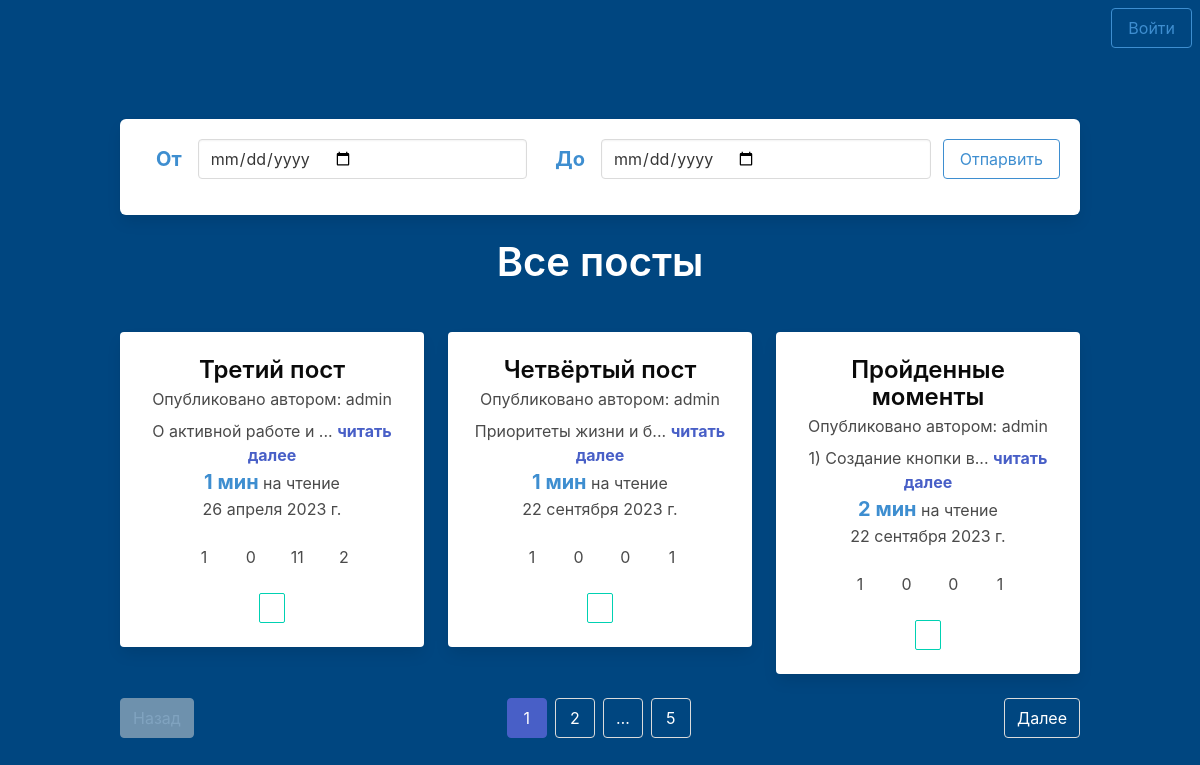
Page /blog/home/ on the committed database.
### blog/models.py (models this page shows)
class Post(models.Model):
    title = models.CharField(max_length=255)
    text = models.TextField()
    slug = models.SlugField(unique=True)
    date = models.DateField(auto_now=True)
    author = models.ForeignKey(User, on_delete=models.CASCADE)
    image = models.ImageField(default='image.jpg', blank=True)
    likes = models.ManyToManyField(User, related_name='likes', blank=True)
    dislikes = models.ManyToManyField(User, related_name='dislikes', blank=True)
    views = models.ManyToManyField(User, related_name='views', blank=True)
    saved = models.ManyToManyField(User, related_name='saved', blank=True)
    favorite = models.ManyToManyField(User, related_name='favorite', blank=True)
    comments_allowed = models.BooleanField(default=True)
    def __str__(self):
        return self.title
    def snippet(self):
        return self.text[:20] + '...'
    def time_to_read(self):
        return math.ceil(len(self.text.split(' ')) / 100)

### blog/views.py (the view)
# urls.py: path('home/', views.home, name='home'),
def home(request):
    posts = Post.objects.all()
    search = request.GET.get('search')
    action = request.GET.get('action')
    query = request.GET.get('filter')
    from_date = request.GET.get('from')
    to_date = request.GET.get('to')
    posts =  filter_posts(request, query, posts) if query else posts
    posts = posts.filter(date__range=[from_date, to_date]) if from_date else posts
    if action:
        if not request.user.is_authenticated:
            return redirect('users:log_in')
        do_action(action, request)
        return redirect('blog:home')
    posts = posts.filter(
        Q(title__icontains=search) |
        Q(text__icontains=search)
    ) if search else posts
    pages = Paginator(posts, 3)
    page = request.GET.get('page')
    posts = pages.get_page(page)
    post_pages = posts.paginator.get_elided_page_range(posts.number, on_each_side=1, on_ends=1)
    return render(request, 'home.html', {'posts': posts, 'query': query, 'post_pages': post_pages})

### blog/templates/home.html (shortened to what this page needs)
{% extends 'base_layout.html' %}
{% load static from static %}
{% block content %}
    <div class="container">
        <div class="has-text-centered">
            <div class="box">
                <div class="field is-horizontal">
                    <form class="field-body">
                        <div class="field">
                            <div class="control is-flex is-align-items-center">
                                <span class="mx-4 has-text-weight-bold is-size-5 has-text-info">От</span>
                                <input type="date" class="input" name="from">
                            </div>
                        </div>
                        <div class="field">
                            <div class="control is-flex is-align-items-center">
                                <span class="mx-4 has-text-weight-bold is-size-5 has-text-info">До</span>
                                <input type="date" class="input" name="to">
                            </div>
                        </div>
                        <button class="button is-info is-outlined">Отпарвить</button>
                    </form>
                </div>
            </div>
            <div class="title has-text-white mb-6 is-2">
                {% if query == 'my_posts' %}
                    Мои посты
                {% elif query == 'popular' %}
                    Популярные
                {% elif query == 'liked_posts' %}
                    Понравившиеся
                {% elif query == 'new_posts' %}
                    Новые посты
                {% elif query == 'views' %}
                    Самые просматриваемые
                {% elif query == 'comment' %}
                    Самые обсуждаемые
                {% elif query == 'rate' %}
                    В топе рейтинга
                {% elif query == 'saved' %}
                    Сохраненные посты
                {% elif query == 'favorite' %}
                    Избранное
                {% else %}
                    Все посты
                {% endif %}
            </div>
        </div>
        <div class="columns is-centered is-multiline">
            {% for post in posts %}
                <div class="column is-4">
                    <div class="card has-text-centered">
                        <div class="card-content">
                            <div class="media-content">
                                <div class="title has-text-black is-4 mb-1">
                                    {{ post }}
                                </div>
                                {% if user == post.author %}
                                    <div class="subtile mb-2">Опубликовано вами</div>
                                {% else %}
                                    <div class="subtile mb-2">Опубликовано автором: {{ post.author }}</div>
                                {% endif %}
                            </div>
                            <div class="content">
                                {{ post.snippet }} <a href="{% url 'blog:post' post.slug %}?page=1"><b>читать далее</b></a>
                                <br>
                                <div>
                                    <b class="has-text-info is-size-5 ">{{post.time_to_read}} мин</b> на чтение
                                </div>
                                <div>{{ post.date }}</div>
                            </div>
                            <div class="columns is-centered">
                                <div class="column is-2 is-flex is-gapless is-justify-content-center is-align-items-center">
                                    {{ post.likes.count }}
                                </div>
                                <div class="column is-2 is-flex is-gapless is-justify-content-center is-align-items-center">
                                    {{ post.dislikes.count }}
                                </div>
                                <div class="column is-2 is-flex is-gapless is-justify-content-center is-align-items-center">
                                    {{ post.comment_set.count }}
                                </div>
                                <div class="column is-2 is-flex is-gapless is-justify-content-center is-align-items-center">
                                    {{ post.views.count }}
                                </div>
                            </div>
                            <div class="buttons is-centered">
                                    <a href="{% url 'blog:home'%}?action=favorite&pk={{post.pk}}" class="button is-primary is-outlined is-small">
                                    </a>
                                </div>
                        </div>
                    </div>
                </div>
            {% endfor %}
        </div>
        {% if posts.has_other_pages %}
            <nav class="pagination is-centered">
                {% if posts.has_previous %}
                <a href="{% if 'filter' in request.GET %}?filter={{ query }}&{% else %}?{% endif %}page={{posts.previous_page_number}}" class="pagination-previous has-text-white">
                    Назад
                </a>
                {% else %}
                <button class="pagination-previous has-text-white" disabled>Назад</button>
                {% endif %}
                {% if posts.has_next %}
                <a href="{% if 'filter' in request.GET %}?filter={{ query }}&{% else %}?{% endif %}page={{posts.next_page_number}}" class="pagination-next has-text-white">
                    Далее
                </a>
                {% else %}
                <button class="pagination-next has-text-white" disabled>Далее</button>
                {% endif %}
                <ul class="pagination-list">
                    {% for page in post_pages %}
                        <li>
                            <a href="{% if 'filter' in request.GET %}?filter={{ query }}&{% else %}?{% endif %}page={{page}}" class="pagination-link has-text-white {% if page == posts.number %} is-current {% endif %}">
                                {{page}}
                            </a>
                        </li>
                    {% endfor %}
                </ul>
            </nav>
        {% endif %}
    </div>
{% endblock %}

### static/style.css (style rules this page uses)
input:not([type=checkbox]) { width: 100%; }

### rows in the picture
Post: title "Третий пост", author "admin", snippet "О активной работе и ...", time_to_read "1", date "26 апреля 2023 г.", likes.count "1", dislikes.count "0", comment_set.count "11", views.count "2"
Post: title "Четвёртый пост", author "admin", snippet "Приоритеты жизни и б...", time_to_read "1", date "22 сентября 2023 г.", likes.count "1", dislikes.count "0", comment_set.count "0", views.count "1"
Post: title "Пройденные моменты", author "admin", snippet "1) Создание кнопки в...", time_to_read "2", date "22 сентября 2023 г.", likes.count "1", dislikes.count "0", comment_set.count "0", views.count "1"

### other values in the picture
{{ page }} "1" "2" "…" "5"
